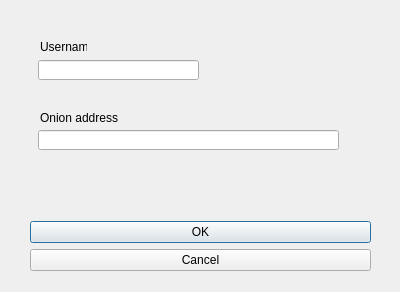
<?xml version="1.0" encoding="UTF-8"?>
<ui version="4.0">
 <class>Dialog</class>
 <widget class="QDialog" name="Dialog">
  <property name="geometry">
   <rect>
    <x>0</x>
    <y>0</y>
    <width>400</width>
    <height>292</height>
   </rect>
  </property>
  <property name="windowTitle">
   <string>Dialog</string>
  </property>
  <widget class="QDialogButtonBox" name="buttonBox">
   <property name="geometry">
    <rect>
     <x>30</x>
     <y>221</y>
     <width>341</width>
     <height>51</height>
    </rect>
   </property>
   <property name="sizePolicy">
    <sizepolicy hsizetype="Expanding" vsizetype="Fixed">
     <horstretch>0</horstretch>
     <verstretch>0</verstretch>
    </sizepolicy>
   </property>
   <property name="layoutDirection">
    <enum>Qt::LeftToRight</enum>
   </property>
   <property name="orientation">
    <enum>Qt::Vertical</enum>
   </property>
   <property name="standardButtons">
    <set>QDialogButtonBox::Cancel|QDialogButtonBox::Ok</set>
   </property>
  </widget>
  <widget class="QLabel" name="label">
   <property name="geometry">
    <rect>
     <x>40</x>
     <y>40</y>
     <width>47</width>
     <height>13</height>
    </rect>
   </property>
   <property name="text">
    <string>Username</string>
   </property>
  </widget>
  <widget class="QLineEdit" name="lineEdit">
   <property name="geometry">
    <rect>
     <x>38</x>
     <y>60</y>
     <width>161</width>
     <height>20</height>
    </rect>
   </property>
  </widget>
  <widget class="QLineEdit" name="lineEdit_2">
   <property name="geometry">
    <rect>
     <x>38</x>
     <y>130</y>
     <width>301</width>
     <height>20</height>
    </rect>
   </property>
  </widget>
  <widget class="QLabel" name="label_2">
   <property name="geometry">
    <rect>
     <x>40</x>
     <y>110</y>
     <width>91</width>
     <height>16</height>
    </rect>
   </property>
   <property name="text">
    <string>Onion address</string>
   </property>
  </widget>
 </widget>
 <resources/>
 <connections>
  <connection>
   <sender>buttonBox</sender>
   <signal>accepted()</signal>
   <receiver>Dialog</receiver>
   <slot>accept()</slot>
   <hints>
    <hint type="sourcelabel">
     <x>248</x>
     <y>254</y>
    </hint>
    <hint type="destinationlabel">
     <x>157</x>
     <y>274</y>
    </hint>
   </hints>
  </connection>
  <connection>
   <sender>buttonBox</sender>
   <signal>rejected()</signal>
   <receiver>Dialog</receiver>
   <slot>reject()</slot>
   <hints>
    <hint type="sourcelabel">
     <x>316</x>
     <y>260</y>
    </hint>
    <hint type="destinationlabel">
     <x>286</x>
     <y>274</y>
    </hint>
   </hints>
  </connection>
 </connections>
</ui>
